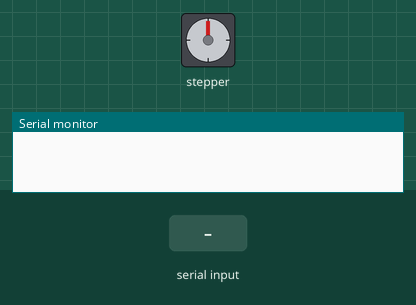
Recording of a sketch running on a simulated Arduino Uno, built with avr-gcc and run on an emulated ATmega328P. Parts: stepper motor, the last lines printed to the serial monitor. The inputs (shaded band) are chosen by the test bench. Stepper angles assume 2048 steps per turn.

Above: at 1.2 s.
1.3 s: "0" received over the second serial link
At 3.5 s:
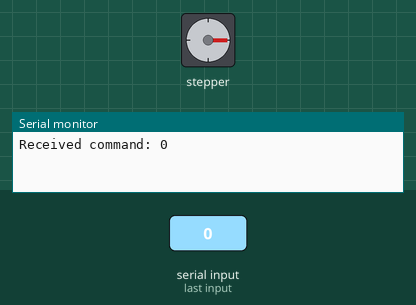
3.8 s: "1" received over the second serial link
At 4.28 s:
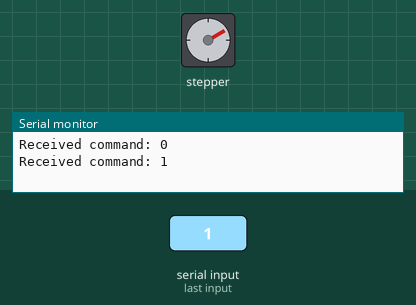
5.9 s: "1" received over the second serial link
At 8.1 s:
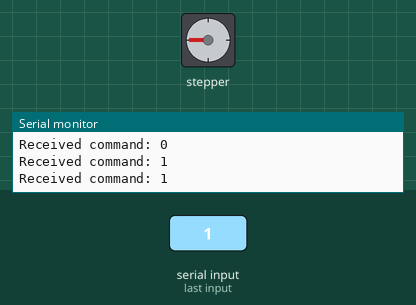
8.4 s: "0" received over the second serial link
At 8.89 s:
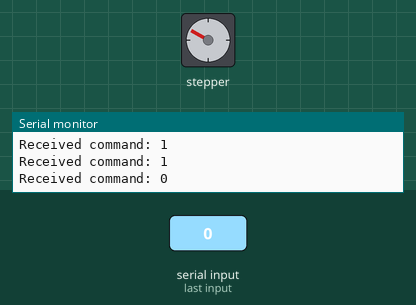
Timing chart, 0 to 11.4 s (numbered marks = the images above; inputs shaded):
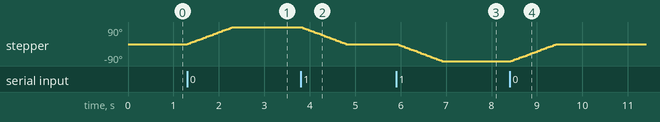

Measured:
- after the input at 1.3 s, stepper: turns 90° clockwise in 1.0 s, starting at once
- after the input at 3.8 s, stepper: turns 90° counter-clockwise in 0.98 s, starting at once
- after the input at 5.9 s, stepper: turns 90° counter-clockwise in 0.98 s, starting at once
- after the input at 8.4 s, stepper: turns 90° clockwise in 1.0 s, starting at once

The sketch:

Slave.ino
```cpp
/*
// Slave
#include <SoftwareSerial.h>
SoftwareSerial BTSerial(10, 11);
int command;
// Step
#include <Stepper.h>
#define STEPS 2048  // 32 steps * gear reduction ratio 64
#define STEPPER_PIN_1 4
#define STEPPER_PIN_2 5
#define STEPPER_PIN_3 6
#define STEPPER_PIN_4 7

int step_number = 0;
void setup() {
  Serial.begin(9600);
  BTSerial.begin(38400);

  pinMode(STEPPER_PIN_1, OUTPUT);
  pinMode(STEPPER_PIN_2, OUTPUT);
  pinMode(STEPPER_PIN_3, OUTPUT);
  pinMode(STEPPER_PIN_4, OUTPUT);
}

void loop() {
  if (BTSerial.available()) {
    command = BTSerial.read();
    Serial.print("Received command: ");
    Serial.println(command);
    if (command == 48) {
      for (int a = 0; a < 2048/4; a++){   // Buoc quay 90 độ
        OneStep(true);
        delay(2);
      }
    } else if (command == 49) {
        for (int a = 0; a < 2048/4; a++){   // Buoc quay 90 độ
          OneStep(false);
          delay(2);
      }
    }
  }
  delay(500);
}

void OneStep(bool dir){
  if(dir){
    switch (step_number) {
      case 0:
        digitalWrite(STEPPER_PIN_1, HIGH);
        digitalWrite(STEPPER_PIN_2, LOW);
        digitalWrite(STEPPER_PIN_3, LOW);
        digitalWrite(STEPPER_PIN_4, LOW);
        break;
      case 1:
        digitalWrite(STEPPER_PIN_1, LOW);
        digitalWrite(STEPPER_PIN_2, HIGH);
        digitalWrite(STEPPER_PIN_3, LOW);
        digitalWrite(STEPPER_PIN_4, LOW);
        break;
      case 2:
        digitalWrite(STEPPER_PIN_1, LOW);
        digitalWrite(STEPPER_PIN_2, LOW);
        digitalWrite(STEPPER_PIN_3, HIGH);
        digitalWrite(STEPPER_PIN_4, LOW);
        break;
      case 3:
        digitalWrite(STEPPER_PIN_1, LOW);
        digitalWrite(STEPPER_PIN_2, LOW);
        digitalWrite(STEPPER_PIN_3, LOW);
        digitalWrite(STEPPER_PIN_4, HIGH);
        break;
    }
  }
  else{
    switch(step_number){
      case 0:
        digitalWrite(STEPPER_PIN_1, LOW);
        digitalWrite(STEPPER_PIN_2, LOW);
        digitalWrite(STEPPER_PIN_3, LOW);
        digitalWrite(STEPPER_PIN_4, HIGH);
        break;
      case 1:
        digitalWrite(STEPPER_PIN_1, LOW);
        digitalWrite(STEPPER_PIN_2, LOW);
        digitalWrite(STEPPER_PIN_3, HIGH);
        digitalWrite(STEPPER_PIN_4, LOW);
        break;
      case 2:
        digitalWrite(STEPPER_PIN_1, LOW);n
        digitalWrite(STEPPER_PIN_2, HIGH);
        digitalWrite(STEPPER_PIN_3, LOW);
        digitalWrite(STEPPER_PIN_4, LOW);
        break;
      case 3:
        digitalWrite(STEPPER_PIN_1, HIGH);
        digitalWrite(STEPPER_PIN_2, LOW);
        digitalWrite(STEPPER_PIN_3, LOW);
        digitalWrite(STEPPER_PIN_4, LOW);
        break;
    }
  }
  step_number++;
  if(step_number > 3){
    step_number = 0;
  }
}
*/

// #include <SoftwareSerial.h>

// SoftwareSerial BTSerial(10, 11);  // RX | TX

// void setup() {
//   pinMode(9, OUTPUT);
//   digitalWrite(9, HIGH);
//   Serial.begin(9600);
//   Serial.println("Enter AT commands:");
//   BTSerial.begin(38400);  // HC-05 default speed in AT command
// }
// void loop() {
//   // Keep reading from HC-05 and send to Arduino Serial Monitor
//   if (BTSerial.available()) {
//     Serial.write(BTSerial.read());
//   }
//   if (Serial.available()) {
//     BTSerial.write(Serial.read());
//   }
//   // Keep reading from Arduino Serial Monitor and send to HC-05
// }


// Code dùng thư viện Stepper.h
#include <SoftwareSerial.h>
#include <Stepper.h>

// Định nghĩa số bước trên một vòng quay
#define STEPS 2048

// Khai báo chân cho động cơ bước
#define STEPPER_PIN_1 4
#define STEPPER_PIN_2 5
#define STEPPER_PIN_3 6
#define STEPPER_PIN_4 7

// Tạo đối tượng Stepper
Stepper myStepper(STEPS, STEPPER_PIN_1, STEPPER_PIN_3, STEPPER_PIN_2, STEPPER_PIN_4);

// Khai báo chân cho giao tiếp Bluetooth
SoftwareSerial BTSerial(10, 11);  // RX | TX

char command;

void setup() {
  Serial.begin(9600);
  BTSerial.begin(38400);

  // Thiết lập tốc độ động cơ (RPM)
  myStepper.setSpeed(15);
}

void loop() {
  if (BTSerial.available()) {
    command = BTSerial.read();
    Serial.print("Received command: ");
    Serial.println(command);

    // Điều khiển động cơ bước theo lệnh nhận được
    if (command == '0') {
      int angle = 90;
      int s = map(angle,0,360,0,STEPS);
      myStepper.step(s);  // Quay 90° theo chiều kim đồng hồ
    }
    else if (command == '1') {
      int angle = 90;
      int s = map(angle,0,360,0,STEPS);
      s = -s;
      myStepper.step(s); // Quay 90° ngược chiều kim đồng hồ
    }
  }
  delay(100);
}
```
